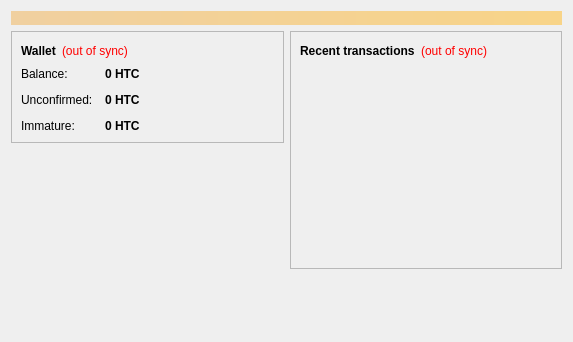
<?xml version="1.0" encoding="UTF-8"?>
<ui version="4.0">
 <class>OverviewPage</class>
 <widget class="QWidget" name="OverviewPage">
  <property name="geometry">
   <rect>
    <x>0</x>
    <y>0</y>
    <width>573</width>
    <height>342</height>
   </rect>
  </property>
  <property name="windowTitle">
   <string>Form</string>
  </property>
  <layout class="QVBoxLayout" name="topLayout">
   <item>
    <widget class="QLabel" name="labelAlerts">
     <property name="visible">
      <bool>false</bool>
     </property>
     <property name="styleSheet">
      <string notr="true">background-color: qlineargradient(x1: 0, y1: 0, x2: 1, y2: 0, stop:0 #F0D0A0, stop:1 #F8D488); color:#000000;</string>
     </property>
     <property name="wordWrap">
      <bool>true</bool>
     </property>
     <property name="margin">
      <number>3</number>
     </property>
    </widget>
   </item>
   <item>
    <layout class="QHBoxLayout" name="horizontalLayout" stretch="1,1">
     <item>
      <layout class="QVBoxLayout" name="verticalLayout_2">
       <item>
        <widget class="QFrame" name="frame">
         <property name="frameShape">
          <enum>QFrame::StyledPanel</enum>
         </property>
         <property name="frameShadow">
          <enum>QFrame::Raised</enum>
         </property>
         <layout class="QVBoxLayout" name="verticalLayout_4">
          <item>
           <layout class="QHBoxLayout" name="horizontalLayout_4">
            <item>
             <widget class="QLabel" name="label_5">
              <property name="font">
               <font>
                <weight>75</weight>
                <bold>true</bold>
               </font>
              </property>
              <property name="text">
               <string>Wallet</string>
              </property>
             </widget>
            </item>
            <item>
             <widget class="QLabel" name="labelWalletStatus">
              <property name="toolTip">
               <string>The displayed information may be out of date. Your wallet automatically synchronizes with the Hiddentreasurecoin network after a connection is established, but this process has not completed yet.</string>
              </property>
              <property name="styleSheet">
               <string notr="true">QLabel { color: red; }</string>
              </property>
              <property name="text">
               <string notr="true">(out of sync)</string>
              </property>
              <property name="alignment">
               <set>Qt::AlignLeading|Qt::AlignLeft|Qt::AlignVCenter</set>
              </property>
             </widget>
            </item>
            <item>
             <spacer name="horizontalSpacer_2">
              <property name="orientation">
               <enum>Qt::Horizontal</enum>
              </property>
              <property name="sizeHint" stdset="0">
               <size>
                <width>40</width>
                <height>20</height>
               </size>
              </property>
             </spacer>
            </item>
           </layout>
          </item>
          <item>
           <layout class="QFormLayout" name="formLayout_2">
            <property name="fieldGrowthPolicy">
             <enum>QFormLayout::AllNonFixedFieldsGrow</enum>
            </property>
            <property name="horizontalSpacing">
             <number>12</number>
            </property>
            <property name="verticalSpacing">
             <number>12</number>
            </property>
            <item row="0" column="0">
             <widget class="QLabel" name="label">
              <property name="text">
               <string>Balance:</string>
              </property>
             </widget>
            </item>
            <item row="0" column="1">
             <widget class="QLabel" name="labelBalance">
              <property name="font">
               <font>
                <weight>75</weight>
                <bold>true</bold>
               </font>
              </property>
              <property name="cursor">
               <cursorShape>IBeamCursor</cursorShape>
              </property>
              <property name="toolTip">
               <string>Your current balance</string>
              </property>
              <property name="text">
               <string notr="true">0 HTC</string>
              </property>
              <property name="textInteractionFlags">
               <set>Qt::LinksAccessibleByMouse|Qt::TextSelectableByKeyboard|Qt::TextSelectableByMouse</set>
              </property>
             </widget>
            </item>
            <item row="1" column="0">
             <widget class="QLabel" name="label_3">
              <property name="text">
               <string>Unconfirmed:</string>
              </property>
             </widget>
            </item>
            <item row="1" column="1">
             <widget class="QLabel" name="labelUnconfirmed">
              <property name="font">
               <font>
                <weight>75</weight>
                <bold>true</bold>
               </font>
              </property>
              <property name="cursor">
               <cursorShape>IBeamCursor</cursorShape>
              </property>
              <property name="toolTip">
               <string>Total of transactions that have yet to be confirmed, and do not yet count toward the current balance</string>
              </property>
              <property name="text">
               <string notr="true">0 HTC</string>
              </property>
              <property name="textInteractionFlags">
               <set>Qt::LinksAccessibleByMouse|Qt::TextSelectableByKeyboard|Qt::TextSelectableByMouse</set>
              </property>
             </widget>
            </item>
            <item row="2" column="0">
             <widget class="QLabel" name="labelImmatureText">
              <property name="text">
               <string>Immature:</string>
              </property>
             </widget>
            </item>
            <item row="2" column="1">
             <widget class="QLabel" name="labelImmature">
              <property name="font">
               <font>
                <weight>75</weight>
                <bold>true</bold>
               </font>
              </property>
              <property name="toolTip">
               <string>Mined balance that has not yet matured</string>
              </property>
              <property name="text">
               <string notr="true">0 HTC</string>
              </property>
              <property name="textInteractionFlags">
               <set>Qt::LinksAccessibleByMouse|Qt::TextSelectableByKeyboard|Qt::TextSelectableByMouse</set>
              </property>
             </widget>
            </item>
           </layout>
          </item>
         </layout>
        </widget>
       </item>
       <item>
        <spacer name="verticalSpacer">
         <property name="orientation">
          <enum>Qt::Vertical</enum>
         </property>
         <property name="sizeHint" stdset="0">
          <size>
           <width>20</width>
           <height>40</height>
          </size>
         </property>
        </spacer>
       </item>
      </layout>
     </item>
     <item>
      <layout class="QVBoxLayout" name="verticalLayout_3">
       <item>
        <widget class="QFrame" name="frame_2">
         <property name="frameShape">
          <enum>QFrame::StyledPanel</enum>
         </property>
         <property name="frameShadow">
          <enum>QFrame::Raised</enum>
         </property>
         <layout class="QVBoxLayout" name="verticalLayout">
          <item>
           <layout class="QHBoxLayout" name="horizontalLayout_2">
            <item>
             <widget class="QLabel" name="label_4">
              <property name="text">
               <string>&lt;b&gt;Recent transactions&lt;/b&gt;</string>
              </property>
             </widget>
            </item>
            <item>
             <widget class="QLabel" name="labelTransactionsStatus">
              <property name="toolTip">
               <string>The displayed information may be out of date. Your wallet automatically synchronizes with the Hiddentreasurecoin network after a connection is established, but this process has not completed yet.</string>
              </property>
              <property name="styleSheet">
               <string notr="true">QLabel { color: red; }</string>
              </property>
              <property name="text">
               <string notr="true">(out of sync)</string>
              </property>
              <property name="alignment">
               <set>Qt::AlignRight|Qt::AlignTrailing|Qt::AlignVCenter</set>
              </property>
             </widget>
            </item>
            <item>
             <spacer name="horizontalSpacer">
              <property name="orientation">
               <enum>Qt::Horizontal</enum>
              </property>
              <property name="sizeHint" stdset="0">
               <size>
                <width>40</width>
                <height>20</height>
               </size>
              </property>
             </spacer>
            </item>
           </layout>
          </item>
          <item>
           <widget class="QListView" name="listTransactions">
            <property name="styleSheet">
             <string notr="true">QListView { background: transparent; }</string>
            </property>
            <property name="frameShape">
             <enum>QFrame::NoFrame</enum>
            </property>
            <property name="verticalScrollBarPolicy">
             <enum>Qt::ScrollBarAlwaysOff</enum>
            </property>
            <property name="horizontalScrollBarPolicy">
             <enum>Qt::ScrollBarAlwaysOff</enum>
            </property>
            <property name="selectionMode">
             <enum>QAbstractItemView::NoSelection</enum>
            </property>
           </widget>
          </item>
         </layout>
        </widget>
       </item>
       <item>
        <spacer name="verticalSpacer_2">
         <property name="orientation">
          <enum>Qt::Vertical</enum>
         </property>
         <property name="sizeHint" stdset="0">
          <size>
           <width>20</width>
           <height>40</height>
          </size>
         </property>
        </spacer>
       </item>
      </layout>
     </item>
    </layout>
   </item>
  </layout>
 </widget>
 <resources/>
 <connections/>
</ui>
